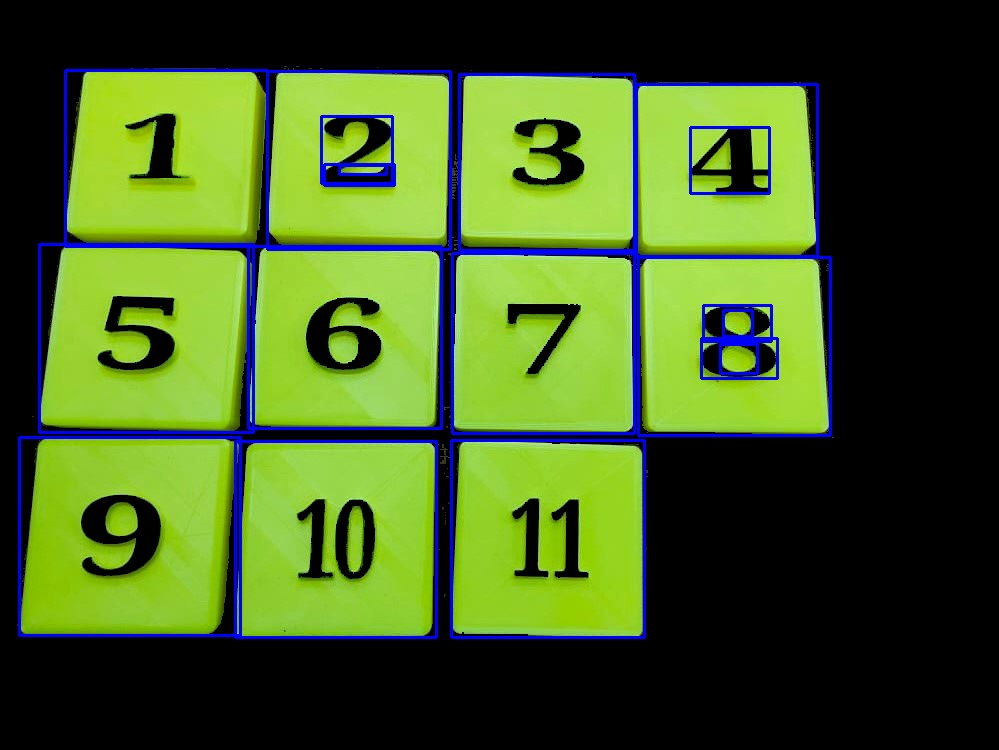
#> input picture rectangle.jpg, 999 x 750 px
$ python cutimg.py
#> lines starting #> are read from the running program, lines starting #| are printed output that depends on the picture
#2裁切框為小圖片
import cv2
import os
from re import split

def pos():
    txt_file = open(r'./contours.txt', 'r')
#> (reads contours.txt from the repository)
    read = txt_file.readlines() #讀取內容
    count = len(read) #讀取行數
    # print(read, count)
    pos = [[0]*8 for i in range(count)]
    for i in range(count):
        line = read[i]
        line= line[5:-2]
        pos[i] = split(r'[,\s]\s*', line) #切割值
        # print(pos[i])
    txt_file.close()
    return pos

def crop(pos):
    img = cv2.imread(r"./rectangle.jpg")
#> img is the input picture: shape (750, 999, 3); mean B, G, R 33.8, 93.1, 67.9
    dir = r'./Numdata/'
    if os.path.isdir(dir):
        filelist = os.listdir(dir)
        for file in filelist:
            os.remove(dir+file)
    else:
        os.mkdir(dir)
    for i in range(len(pos)):
        x = int(pos[i][0])+15
        y = int(pos[i][1])+15
        w = int(pos[i][6])-15
        h = int(pos[i][7])-15
        # print('{} {} {} {}'.format(x, y, w, h))
        crop_img = img[y:h, x:w]
        write_name = dir + str(x)+','+str(y)+'.jpg'
        cv2.imwrite(write_name,  crop_img)
#> this loop made 11 passes
#> pass 1, in crop, `crop_img = img[y:h, x:w]`:
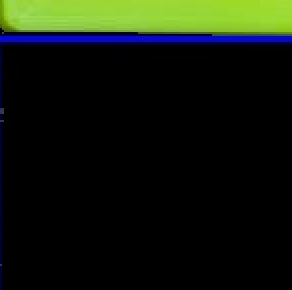
#> crop_img: shape (145, 146, 3) (shown 2 times larger); mean B, G, R 11.8, 23.8, 16.9
#> pass 2, in crop, `crop_img = img[y:h, x:w]`:
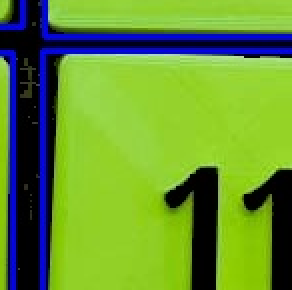
#> crop_img: shape (145, 146, 3) (shown 2 times larger); mean B, G, R 50.3, 145.6, 102.2
#> pass 3, in crop, `crop_img = img[y:h, x:w]`:
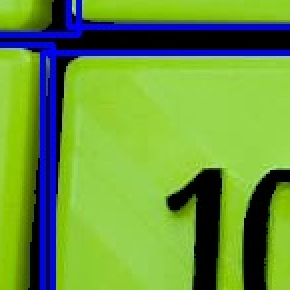
#> crop_img: shape (145, 145, 3) (shown 2 times larger); mean B, G, R 58.6, 150.5, 105.8

if __name__ == "__main__":
    crop(pos())
